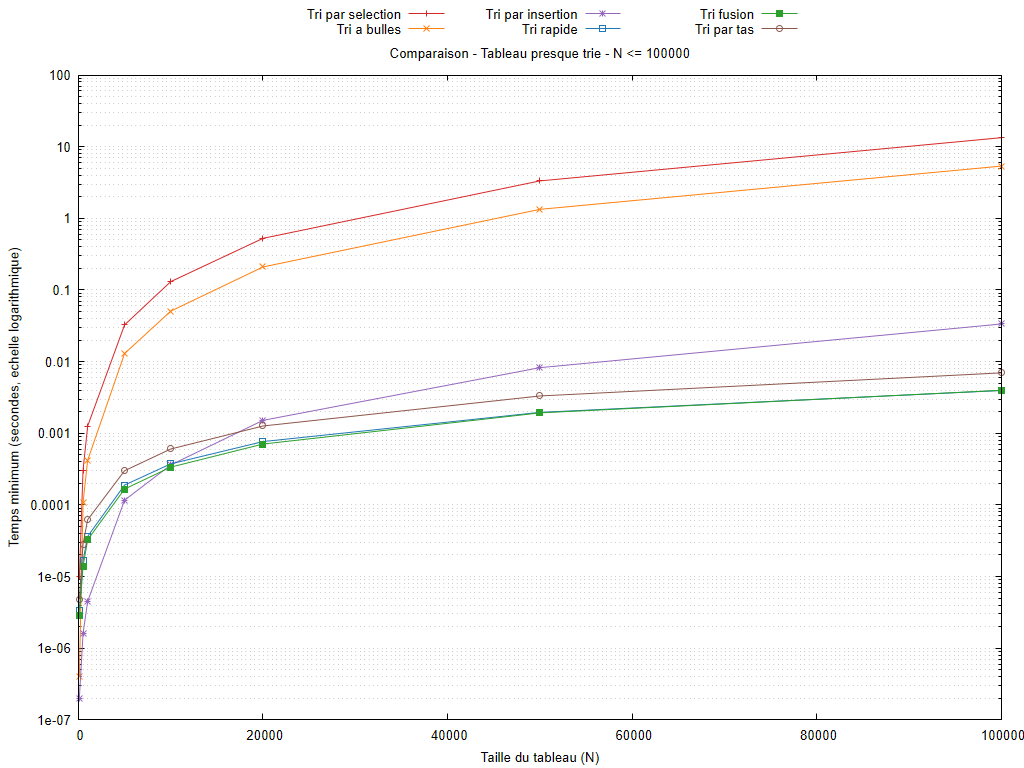

Write gnuplot code to recreate this figure.
set encoding utf8
set terminal pngcairo size 1024,768 font 'Arial,10'
set output 'graphiques/20261010_184935/comparaisons/presque_trie_algos_3f_max_100000_log.png'
set datafile missing 'non_mesure'
set datafile separator ';'
set title 'Comparaison - Tableau presque trie - N <= 100000'
set xlabel 'Taille du tableau (N)'
set ylabel 'Temps minimum (secondes, echelle logarithmique)'
set logscale y 10
set format y '%.3g'
set grid ytics mytics
set key outside top center horizontal maxcols 3
set xrange [0:100000]
plot 'resultats/20261010_184935/presque_trie.csv' every ::1 using 1:(column(1)<=100000 && column(2)>0 ? column(2) : 1/0) title 'Tri par selection' with linespoints lc rgb '#d62728', 'resultats/20261010_184935/presque_trie.csv' every ::1 using 1:(column(1)<=100000 && column(4)>0 ? column(4) : 1/0) title 'Tri a bulles' with linespoints lc rgb '#ff7f0e', 'resultats/20261010_184935/presque_trie.csv' every ::1 using 1:(column(1)<=100000 && column(6)>0 ? column(6) : 1/0) title 'Tri par insertion' with linespoints lc rgb '#9467bd', 'resultats/20261010_184935/presque_trie.csv' every ::1 using 1:(column(1)<=100000 && column(8)>0 ? column(8) : 1/0) title 'Tri rapide' with linespoints lc rgb '#1f77b4', 'resultats/20261010_184935/presque_trie.csv' every ::1 using 1:(column(1)<=100000 && column(10)>0 ? column(10) : 1/0) title 'Tri fusion' with linespoints lc rgb '#2ca02c', 'resultats/20261010_184935/presque_trie.csv' every ::1 using 1:(column(1)<=100000 && column(12)>0 ? column(12) : 1/0) title 'Tri par tas' with linespoints lc rgb '#8c564b'
unset output
